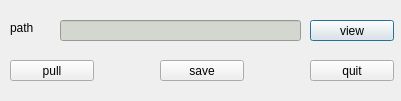
<?xml version="1.0" encoding="UTF-8"?>
<ui version="4.0">
 <class>project</class>
 <widget class="QDialog" name="project">
  <property name="geometry">
   <rect>
    <x>0</x>
    <y>0</y>
    <width>401</width>
    <height>101</height>
   </rect>
  </property>
  <property name="windowTitle">
   <string>project</string>
  </property>
  <widget class="QPushButton" name="view">
   <property name="geometry">
    <rect>
     <x>310</x>
     <y>20</y>
     <width>84</width>
     <height>21</height>
    </rect>
   </property>
   <property name="text">
    <string>view</string>
   </property>
  </widget>
  <widget class="QLineEdit" name="project_dir">
   <property name="geometry">
    <rect>
     <x>60</x>
     <y>20</y>
     <width>241</width>
     <height>21</height>
    </rect>
   </property>
   <property name="styleSheet">
    <string notr="true">background-color: rgb(211, 215, 207);</string>
   </property>
   <property name="readOnly">
    <bool>true</bool>
   </property>
  </widget>
  <widget class="QLabel" name="label">
   <property name="geometry">
    <rect>
     <x>10</x>
     <y>20</y>
     <width>31</width>
     <height>16</height>
    </rect>
   </property>
   <property name="text">
    <string>path</string>
   </property>
  </widget>
  <widget class="QPushButton" name="pull">
   <property name="geometry">
    <rect>
     <x>10</x>
     <y>60</y>
     <width>84</width>
     <height>21</height>
    </rect>
   </property>
   <property name="text">
    <string>pull</string>
   </property>
  </widget>
  <widget class="QPushButton" name="save">
   <property name="geometry">
    <rect>
     <x>160</x>
     <y>60</y>
     <width>84</width>
     <height>21</height>
    </rect>
   </property>
   <property name="text">
    <string>save</string>
   </property>
  </widget>
  <widget class="QPushButton" name="quit">
   <property name="geometry">
    <rect>
     <x>310</x>
     <y>60</y>
     <width>84</width>
     <height>21</height>
    </rect>
   </property>
   <property name="text">
    <string>quit</string>
   </property>
  </widget>
 </widget>
 <resources/>
 <connections/>
</ui>
